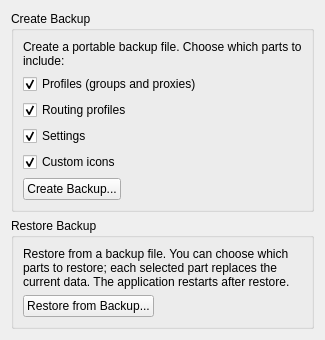
     <widget class="QWidget" name="tab_backup">
      <attribute name="title">
       <string>Backup and Restore</string>
      </attribute>
      <layout class="QVBoxLayout" name="verticalLayout_backup">
       <item>
        <widget class="QGroupBox" name="groupBox_backup_create">
         <property name="sizePolicy">
          <sizepolicy hsizetype="Preferred" vsizetype="Maximum">
           <horstretch>0</horstretch>
           <verstretch>0</verstretch>
          </sizepolicy>
         </property>
         <property name="title">
          <string>Create Backup</string>
         </property>
         <layout class="QVBoxLayout" name="verticalLayout_backup_create">
          <item>
           <widget class="QLabel" name="label_backup_desc">
            <property name="text">
             <string>Create a portable backup file. Choose which parts to include:</string>
            </property>
            <property name="wordWrap">
             <bool>true</bool>
            </property>
           </widget>
          </item>
          <item>
           <widget class="QCheckBox" name="backup_inc_profiles">
            <property name="text">
             <string>Profiles (groups and proxies)</string>
            </property>
            <property name="checked">
             <bool>true</bool>
            </property>
           </widget>
          </item>
          <item>
           <widget class="QCheckBox" name="backup_inc_routes">
            <property name="text">
             <string>Routing profiles</string>
            </property>
            <property name="checked">
             <bool>true</bool>
            </property>
           </widget>
          </item>
          <item>
           <widget class="QCheckBox" name="backup_inc_settings">
            <property name="text">
             <string>Settings</string>
            </property>
            <property name="checked">
             <bool>true</bool>
            </property>
           </widget>
          </item>
          <item>
           <widget class="QCheckBox" name="backup_inc_icons">
            <property name="text">
             <string>Custom icons</string>
            </property>
            <property name="checked">
             <bool>true</bool>
            </property>
           </widget>
          </item>
          <item>
           <layout class="QHBoxLayout" name="horizontalLayout_backup_btn">
            <item>
             <widget class="QPushButton" name="backup_create">
              <property name="text">
               <string>Create Backup...</string>
              </property>
             </widget>
            </item>
            <item>
             <spacer name="horizontalSpacer_backup">
              <property name="orientation">
               <enum>Qt::Orientation::Horizontal</enum>
              </property>
              <property name="sizeHint" stdset="0">
               <size>
                <width>40</width>
                <height>20</height>
               </size>
              </property>
             </spacer>
            </item>
           </layout>
          </item>
         </layout>
        </widget>
       </item>
       <item>
        <widget class="QGroupBox" name="groupBox_backup_restore">
         <property name="sizePolicy">
          <sizepolicy hsizetype="Preferred" vsizetype="Maximum">
           <horstretch>0</horstretch>
           <verstretch>0</verstretch>
          </sizepolicy>
         </property>
         <property name="title">
          <string>Restore Backup</string>
         </property>
         <layout class="QVBoxLayout" name="verticalLayout_backup_restore">
          <item>
           <widget class="QLabel" name="label_restore_desc">
            <property name="text">
             <string>Restore from a backup file. You can choose which parts to restore; each selected part replaces the current data. The application restarts after restore.</string>
            </property>
            <property name="wordWrap">
             <bool>true</bool>
            </property>
           </widget>
          </item>
          <item>
           <layout class="QHBoxLayout" name="horizontalLayout_restore_btn">
            <item>
             <widget class="QPushButton" name="backup_restore">
              <property name="text">
               <string>Restore from Backup...</string>
              </property>
             </widget>
            </item>
            <item>
             <spacer name="horizontalSpacer_restore">
              <property name="orientation">
               <enum>Qt::Orientation::Horizontal</enum>
              </property>
              <property name="sizeHint" stdset="0">
               <size>
                <width>40</width>
                <height>20</height>
               </size>
              </property>
             </spacer>
            </item>
           </layout>
          </item>
         </layout>
        </widget>
       </item>
       <item>
        <spacer name="verticalSpacer_backup">
         <property name="orientation">
          <enum>Qt::Orientation::Vertical</enum>
         </property>
         <property name="sizeHint" stdset="0">
          <size>
           <width>20</width>
           <height>0</height>
          </size>
         </property>
        </spacer>
       </item>
      </layout>
     </widget>
